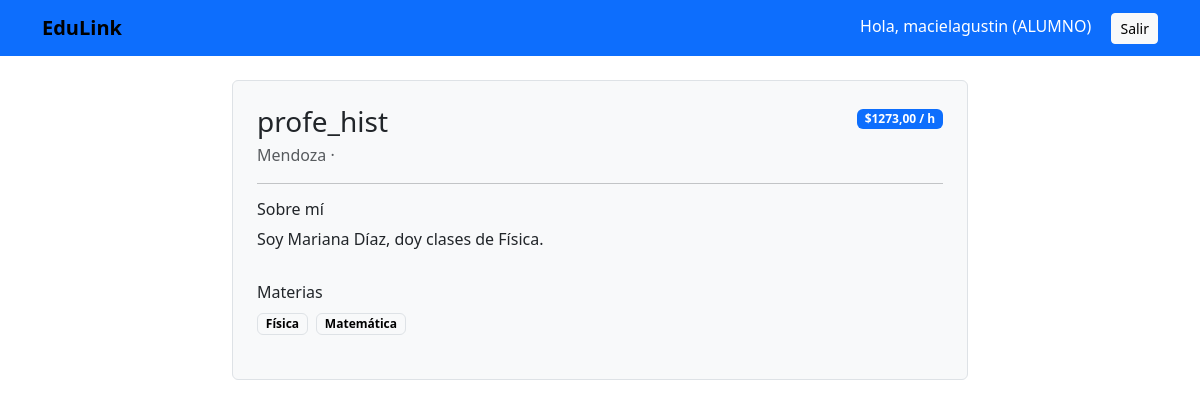
/maestros/4/ (signed in), run on the app's committed database.
### cuentas/models.py (models this page shows, shortened)
class Usuario(AbstractUser):
    ROL_CHOICES = (
        ('USER', 'Usuario'),
        ('ALUMNO', 'Alumno'),
        ('MAESTRO', 'Maestro'),
        ('ADMIN', 'Administrador'),
    )
    rol = models.CharField(max_length=10, choices=ROL_CHOICES, default='USER')
    telefono = models.CharField(max_length=30, blank=True)

class Maestro(models.Model):
    usuario = models.OneToOneField('Usuario', on_delete=models.CASCADE)
    bio = models.TextField(blank=True)
    precio_hora = models.DecimalField(max_digits=10, decimal_places=2, default=0)
    online = models.BooleanField(default=True)
    presencial = models.BooleanField(default=False)
    ciudad = models.CharField(max_length=80, blank=True)
    cv = models.FileField(upload_to="cv_maestros/", blank=True, null=True)
    materias = models.ManyToManyField('catalogo.Materia', blank=True, related_name='maestros')

### catalogo/models.py (models this page shows, shortened)
class Materia(models.Model):
    nombre = models.CharField(max_length=80, unique=True)
    class Meta:
        ordering = ["nombre"]

### catalogo/views.py (the view)
# urls.py: path("maestros/<int:maestro_id>/", maestro_detalle, name="maestro_detalle"),
def maestro_detalle(request, maestro_id):
    m = get_object_or_404(
        Maestro.objects.select_related("usuario").prefetch_related("materias"),
        pk=maestro_id
    )
    return render(request, "catalogo/maestro_detalle.html", {"maestro": m})

### templates/catalogo/maestro_detalle.html (shortened to what this page needs)
{% extends "base.html" %}
{% block content %}
<div class="row justify-content-center">
  <div class="col-lg-8">
    <div class="card p-4">
      <div class="d-flex justify-content-between align-items-start">
        <div>
          <h3 class="mb-1">{{ maestro.usuario.username }}</h3>
          <div class="text-muted">
            {{ maestro.ciudad|default:"(sin ciudad)" }} ·
          </div>
        </div>
        {% if maestro.precio_hora %}
          <div class="text-end">
            <div class="badge bg-primary">${{ maestro.precio_hora }} / h</div>
          </div>
        {% endif %}
      </div>
      <hr>
      <h6>Sobre mí</h6>
      <p>{{ maestro.bio|default:"Sin descripción" }}</p>
      <h6 class="mt-3">Materias</h6>
      <p>
        {% for mat in maestro.materias.all %}
          <span class="badge text-bg-light border me-1 mb-1">{{ mat.nombre }}</span>
        {% empty %}
          <span class="text-muted">Sin materias</span>
        {% endfor %}
      </p>
    </div>
  </div>
</div>
{% endblock %}

### templates/base.html (shortened to what this page needs)
{% load static %}
<!doctype html>
<html lang="es">
<head>
  <link href="https://cdn.jsdelivr.net/npm/bootstrap@5.3.3/dist/css/bootstrap.min.css" rel="stylesheet">
  <link rel="stylesheet" href="{% static 'css/styles.css' %}">
</head>
<body>
<nav class="navbar navbar-expand-lg navbar-custom">
  <div class="container">
    <a class="navbar-brand fw-bold" href="{% url 'home' %}">EduLink</a>
    <div>
      {% if request.user.is_authenticated %}
        <span class="me-3 text-white">Hola, {{ request.user.username }} ({{ request.user.rol }})</span>
        <a class="btn btn-sm btn-light" href="{% url 'logout' %}">Salir</a>
      {% else %}
        <a class="btn btn-sm btn-light me-2" href="{% url 'login' %}">Login</a>
        <a class="btn btn-sm btn-acento" href="{% url 'registro_persona' %}">Registrarse</a>
      {% endif %}
    </div>
  </div>
</nav>
<div class="container py-4">
  {% block content %}{% endblock %}
</div>
</body>
</html>

### templates/base.html (style rules this page uses)
:root { --c1: #ffffff; --c2: #0d6efd; }
body { background: var(--c1); color: #212529; }
a { color: var(--c2); }
.card { background:#f8f9fa; border:1px solid #dee2e6; color:#212529; }
.navbar-custom { background: var(--c2); }
.navbar-custom .navbar-brand, .navbar-custom .nav-link, .navbar-custom .btn { color: #000000; }

### data on the page
Usuario: user.username "macielagustin", user.rol "ALUMNO"
Maestro: usuario.username "profe_hist", ciudad "Mendoza", precio_hora "1273,00", bio "Soy Mariana Díaz, doy clases de Física."
Materia: nombre "Física"
Materia: nombre "Matemática"
